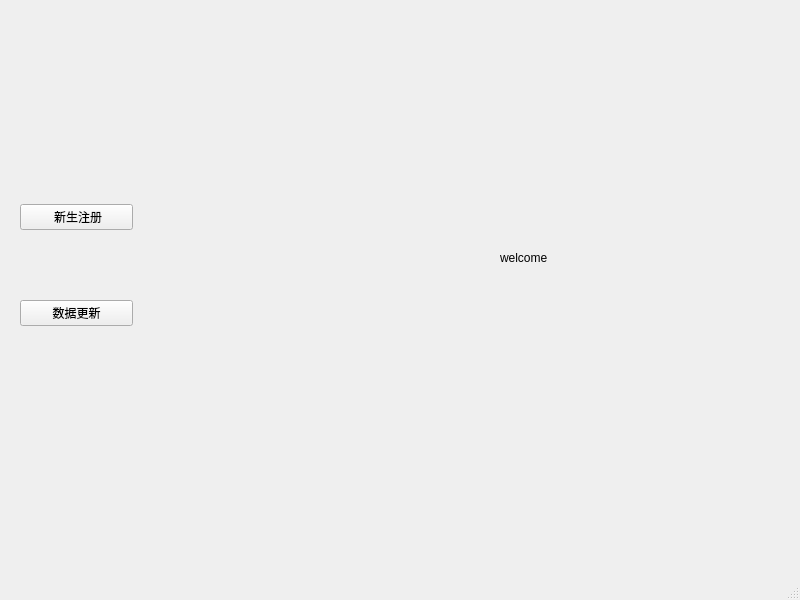
<?xml version="1.0" encoding="UTF-8"?>
<ui version="4.0">
 <class>officai_mainwin</class>
 <widget class="QMainWindow" name="officai_mainwin">
  <property name="geometry">
   <rect>
    <x>0</x>
    <y>0</y>
    <width>800</width>
    <height>600</height>
   </rect>
  </property>
  <property name="windowTitle">
   <string>MainWindow</string>
  </property>
  <widget class="QWidget" name="centralwidget">
   <widget class="QWidget" name="verticalLayoutWidget">
    <property name="geometry">
     <rect>
      <x>20</x>
      <y>140</y>
      <width>113</width>
      <height>251</height>
     </rect>
    </property>
    <layout class="QVBoxLayout" name="verticalLayout">
     <item>
      <widget class="QPushButton" name="newstu_buttn">
       <property name="text">
        <string> 新生注册</string>
       </property>
      </widget>
     </item>
     <item>
      <widget class="QPushButton" name="updata_buttn">
       <property name="text">
        <string>数据更新</string>
       </property>
      </widget>
     </item>
    </layout>
   </widget>
   <widget class="QStackedWidget" name="offic_stackedwid">
    <property name="geometry">
     <rect>
      <x>150</x>
      <y>0</y>
      <width>651</width>
      <height>561</height>
     </rect>
    </property>
    <widget class="QWidget" name="welcome_page">
     <widget class="QLabel" name="welcome_label">
      <property name="geometry">
       <rect>
        <x>350</x>
        <y>250</y>
        <width>60</width>
        <height>16</height>
       </rect>
      </property>
      <property name="text">
       <string>welcome</string>
      </property>
     </widget>
    </widget>
    <widget class="QWidget" name="newstu_page1">
     <widget class="Line" name="line">
      <property name="geometry">
       <rect>
        <x>320</x>
        <y>10</y>
        <width>20</width>
        <height>531</height>
       </rect>
      </property>
      <property name="orientation">
       <enum>Qt::Vertical</enum>
      </property>
     </widget>
     <widget class="Line" name="line_2">
      <property name="geometry">
       <rect>
        <x>10</x>
        <y>270</y>
        <width>321</width>
        <height>16</height>
       </rect>
      </property>
      <property name="orientation">
       <enum>Qt::Horizontal</enum>
      </property>
     </widget>
     <widget class="Line" name="line_3">
      <property name="geometry">
       <rect>
        <x>143</x>
        <y>10</y>
        <width>20</width>
        <height>271</height>
       </rect>
      </property>
      <property name="orientation">
       <enum>Qt::Vertical</enum>
      </property>
     </widget>
     <widget class="QLabel" name="newstupho_lable">
      <property name="geometry">
       <rect>
        <x>350</x>
        <y>10</y>
        <width>101</width>
        <height>141</height>
       </rect>
      </property>
      <property name="text">
       <string>photo</string>
      </property>
     </widget>
     <widget class="QLabel" name="label">
      <property name="geometry">
       <rect>
        <x>50</x>
        <y>120</y>
        <width>60</width>
        <height>16</height>
       </rect>
      </property>
      <property name="text">
       <string/>
      </property>
     </widget>
     <widget class="QLabel" name="finger_label">
      <property name="geometry">
       <rect>
        <x>50</x>
        <y>130</y>
        <width>60</width>
        <height>16</height>
       </rect>
      </property>
      <property name="text">
       <string>finger</string>
      </property>
     </widget>
    </widget>
    <widget class="QWidget" name="updata_page2"/>
   </widget>
  </widget>
  <widget class="QMenuBar" name="menubar">
   <property name="geometry">
    <rect>
     <x>0</x>
     <y>0</y>
     <width>800</width>
     <height>22</height>
    </rect>
   </property>
  </widget>
  <widget class="QStatusBar" name="statusbar"/>
 </widget>
 <resources/>
 <connections/>
</ui>
